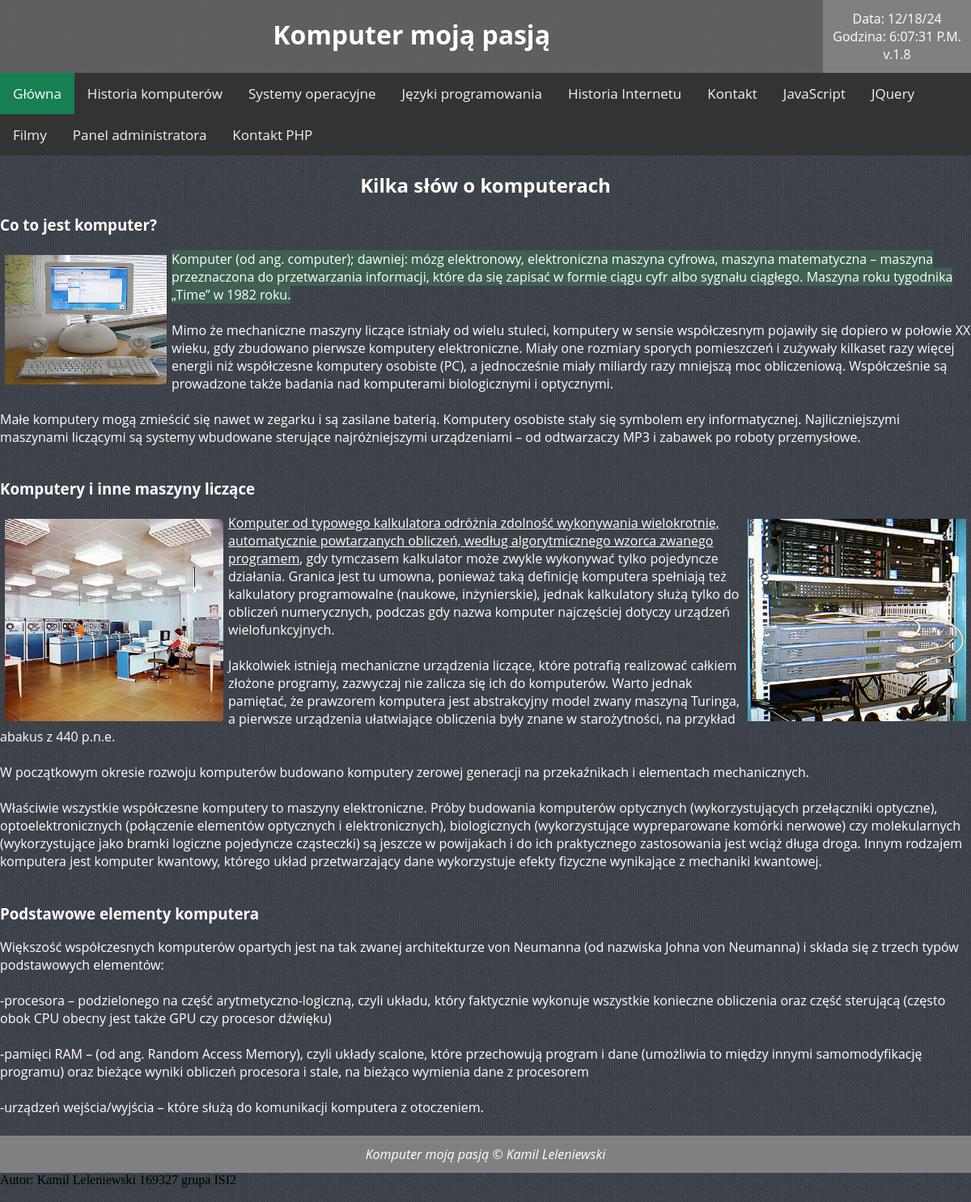
The page / on the database its author committed.
### tables this page shows
CREATE TABLE `page_list` (
  `id` int(11) NOT NULL,
  `page_title` varchar(255) NOT NULL,
  `page_content` text NOT NULL,
  `status` int(11) NOT NULL DEFAULT 1,
  `alias` varchar(20) NOT NULL
);

### showpage.php (called while the page is built, shortened)
<?php
include('cfg.php');
function PokazPodstrone($id)
{
    global $link;
    $query = "SELECT `page_content` FROM `page_list` WHERE `id` = ? LIMIT 1";
    $stmt = mysqli_prepare($link, $query);
    if ($stmt) {
        mysqli_stmt_bind_param($stmt, "i", $id);
        mysqli_stmt_execute($stmt);
        $result = mysqli_stmt_get_result($stmt);
        $row = mysqli_fetch_assoc($result);
        if (empty($row)) {
            $web = '[nie_znaleziono_strony]';
        } else {
            $web = $row['page_content'];
        }
    } else {
        $web = '[błąd_bazy_danych]';
    }
    return $web;
}
?>

### index.php (the view, shortened to what this page needs)
<?php
$idp = isset($_GET['idp']) ? htmlspecialchars($_GET['idp'], ENT_QUOTES, 'UTF-8') : '';
if ($idp == '') $strona = '1';
elseif ($idp == 'historia_komputerow') $strona = '2';
elseif ($idp == 'systemy') $strona = '3';
elseif ($idp == 'jezyki') $strona = '4';
elseif ($idp == 'historia_internetu') $strona = '5';
elseif ($idp == 'kontakt') $strona = '6';
elseif ($idp == 'js') $strona = '7';
elseif ($idp == 'jq') $strona = '8';
elseif ($idp == 'filmy') $strona = '9';
elseif ($idp == 'admin') $strona = '10';
elseif ($idp == 'kontakt_php') $strona = '11';
include('cfg.php');
include('showpage.php');
include('contact2.php');
?>
<!DOCTYPE html>
<html lang="pl">
<head>
    <link rel="stylesheet" href="css/style.css">
    <link rel="stylesheet" href="https://cdnjs.cloudflare.com/ajax/libs/font-awesome/4.7.0/css/font-awesome.min.css">
</head>
<body onload="startclock();zmienslajd()">
    <div class="container">
        <header>
            <div class="row1">
                <div id="logo">
                    <h1>Komputer moją pasją</h1>
                </div>
                <div class="info">
                    <div style="text-align: center;" id="data"></div>
                    <div style="text-align: center;" id="zegarek"></div>
                    v.1.8
                </div>
            </div>
            <div class="topnav" id="myTopnav">
                <a href="index.php?idp=" class="active">Główna</a>
                <a href="index.php?idp=historia_komputerow">Historia komputerów</a>
                <a href="index.php?idp=systemy">Systemy operacyjne</a>
                <a href="index.php?idp=jezyki">Języki programowania</a>
                <a href="index.php?idp=historia_internetu">Historia Internetu</a>
                <a href="index.php?idp=kontakt">Kontakt</a>
                <a href="index.php?idp=js">JavaScript</a>
                <a href="index.php?idp=jq">JQuery</a>
                <a href="index.php?idp=filmy">Filmy</a>
                <a href="index.php?idp=admin">Panel administratora</a>
                <a href="index.php?idp=kontakt_php">Kontakt PHP</a>
            </div>
        </header>
        <?php
        $zarzadzaj = new ZarzadzajKategoriami($link);
        $zarzadzaj2 = new ZarzadzajProduktami($link);
        $sklep = new Sklep($link);
        if ($idp == 'admin') {
            echo FormularzLogowania();
            PrzetwarzanieFormularza();
            if ($_SESSION["is_logged"] == 1) {
                echo PokazPodstrone($strona);
                if (isset($_GET['action']) && $_GET['action'] == 'list') {
                    ListaPodstron();
                }
                if (isset($_GET['action']) && $_GET['action'] == 'add') {
                    echo DodajNowaPodstrone();
                }
                if (isset($_GET['action']) && $_GET['action'] == 'category_list') {
                    $zarzadzaj->PokazKategorie();
                }
                if (isset($_GET['action']) && $_GET['action'] == 'category_add') {
                    $zarzadzaj->DodajKategorie();
                }
                if (isset($_GET['action']) && $_GET['action'] == 'product_list') {
                    $zarzadzaj2->PokazProdukty();
                }
                if (isset($_GET['action']) && $_GET['action'] == 'product_add') {
                    $zarzadzaj2->DodajProdukty();
                }
                if (isset($_GET['action']) && $_GET['action'] == 'shop') {
                    $sklep-> PokazKategorie();
                }
            }
            PrzetwarzajEdycje();
            PrzetwarzajDodanie();
            $zarzadzaj->PrzetwarzajEdycjeKategorii();
            if (isset($_POST['edit_product_submit'])) {
                $zarzadzaj2->PrzetwarzajEdycjeProduktow();
            }
        } else {
            echo PokazPodstrone($strona);
        }
        ?>
        <footer>
            <div class="bottom">
                <i>Komputer moją pasją &copy; Kamil Leleniewski</i>
            </div>
        </footer>
    </div>
    <?php
    $nr_indeksu = '169327';
    $nrGrupy = 'ISI2';
    echo 'Autor: Kamil Leleniewski '.htmlspecialchars($nr_indeksu, ENT_QUOTES, 'UTF-8').' grupa '.htmlspecialchars($nrGrupy, ENT_QUOTES, 'UTF-8').'<br /><br />';
    ?>
</body>
</html>

### css/style.css (style rules this page uses)
body { background-image: url(../img/denim.webp); width: auto; margin-left: auto; margin-right: auto; margin: 0; }
.container { color: white; font-family: 'Open Sans', sans-serif; display: flex; flex-direction: column; }
.artheader { text-align: center; }
.row1 { display: flex; flex-direction: row; text-align: center; }
#logo { background-color: rgba(107, 104, 104, 0.76); color: white; flex: 1 0 80%; }
.last { padding-bottom: 2%; }
.info { background-color: gray; color: white; text-align: center; padding: 1%; }
.bottom { background-color: gray; color: white; text-align: center; padding: 1%; position: relative; bottom: 0; }
a:link { color: rgb(255, 255, 255); }
span { background-color: #3e6151; }
.topnav { background-color: #333; overflow: hidden; }
.topnav a { float: left; display: block; color: #f2f2f2; text-align: center; padding: 14px 16px; text-decoration: none; font-size: 17px; }
.topnav a.active { background-color: #168053; color: white; }
.artheader { color: white; }

### rows shown on the page
page_list: page_content "Kilka słów o komputerach Co to jest komputer? Komputer (od ang. computer); dawniej: mózg elektronowy, elektroniczna maszyna cyfrowa, maszyna matematyczna – maszyna przeznaczona do przetwarzania informacji, które da się zapisać w formie ciągu cyfr albo sygnału ciągłego. Maszyna roku tygodnika „Time” w 1982 roku. Mimo że mechaniczne maszyny liczące istniały od wielu stuleci, komputery w sensie współczesnym pojawiły się dopiero w połowie XX wieku, gdy zbudowano pierwsze komputery elektroniczne. Miały one rozmiary sporych pomieszczeń i zużywały kilkaset razy więcej energii niż współczesne komputery osobiste (PC), a jednocześnie miały miliardy razy mniejszą moc obliczeniową. Współcześnie są…", page_content (picture)

### other values the page prints
$nr_indeksu "169327"
$nrGrupy "ISI2"
